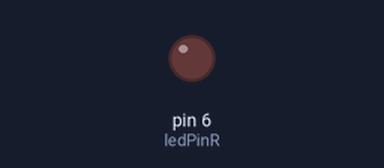
Simulated run of this sketch. Board: Arduino Leonardo, built with avr-gcc and run on an emulated ATmega32U4. On the bench: output pins drawn as LEDs (lit = HIGH). What the sketch prints to the serial monitor is not drawn.

Above: at 1.8 s.
At 5.7 s:
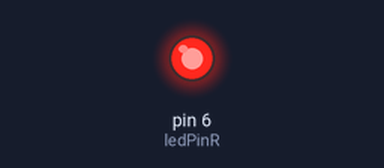
Timing chart, 0 to 10.2 s (numbered marks = the images above):
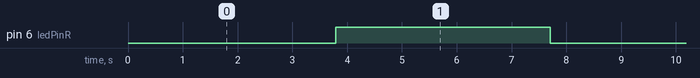

Measured:
- by itself, pin 6 (ledPinR): alternates HIGH for 3.9 s and LOW for 3.9 s

The sketch:

interrupt_timer.ino
```cpp
const int ledPinR = 6;
const int ledPinL = 44;
volatile int cnt = 0;

void setup() {
  // put your setup code here, to run once:
  Serial.begin(115200);
  pinMode(ledPinR, OUTPUT);
  pinMode(ledPinL, OUTPUT);

  // Timer: Control loop
  cli(); // Disable interrupts
  TCCR4A = 0; // set entire TCCR4A register to 0
  TCCR4B = 0; // set entire TCCR4B register to 0
  TCNT4 = 0; // initialize counter value to 0
  OCR4A = 15624; // (16*10^6) / (1*1024) - 1 (1 Hz, must be <65536)
  TCCR4B |= (1 << WGM12); // CTC mode
  TCCR4B |= (1 << CS12) | (1 << CS10); // 1024 prescaler
  TIMSK4 |= (1 << OCIE4A); // enable timer compare interrupt
  sei(); // Enable interrupts
}

void loop() {
  // put your main code here, to run repeatedly:
  // No need to put anything here for this example
}

ISR(TIMER4_COMPA_vect) {
  cnt++;
  Serial.print("Seconds passed: ");
  Serial.println(cnt);
  if (cnt >= 60) { // Toggle every 60 seconds
    cnt = 0;
    // Toggle LEDs
    digitalWrite(ledPinR, !digitalRead(ledPinR));
    digitalWrite(ledPinL, !digitalRead(ledPinL));
  }
}
```
